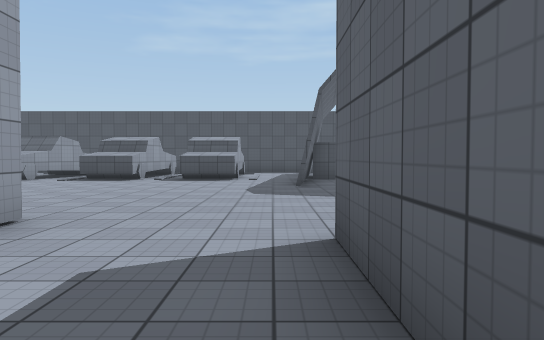
View 1 (above)

24 first-person views from a walk through a scene from a Unity 3-D project. The camera is 1.3 m above the floor, tilts 2° down and sees 70° across. The floor is counted in squares, 2 m on a side. Each view is taken from the middle of a square. On the plan, view 1 faces up. The plan holds only what a view shows up to about 11 squares ahead; the rest is blank. The place goes on beyond the plan. The player is left out. Surface patterns are stand-ins for the level's own textures.

View 2
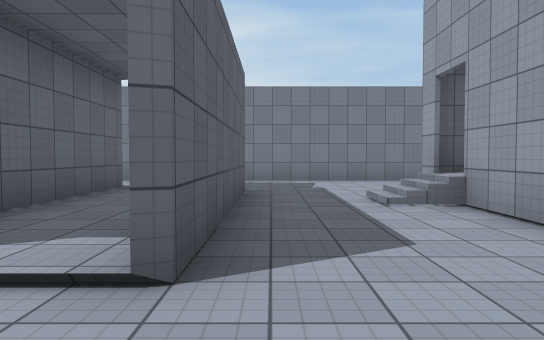

View 3
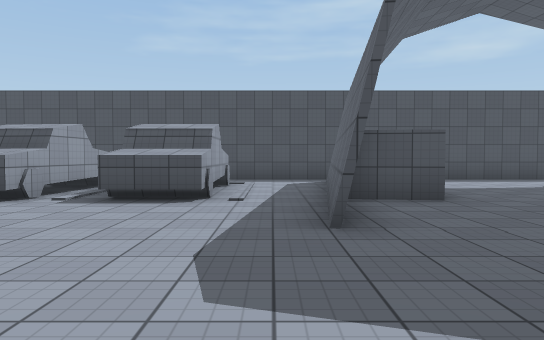

View 4
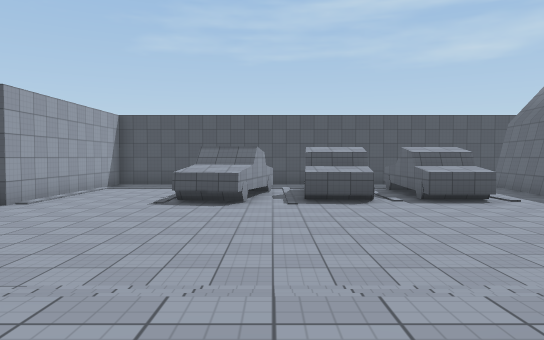

View 5
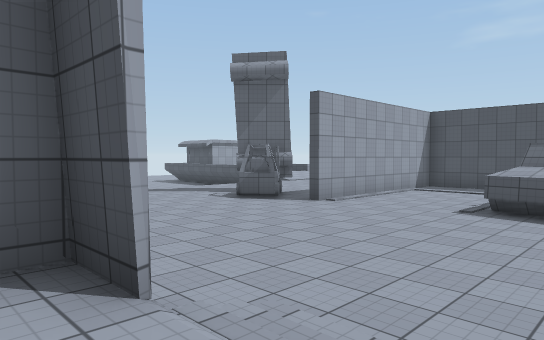

View 6
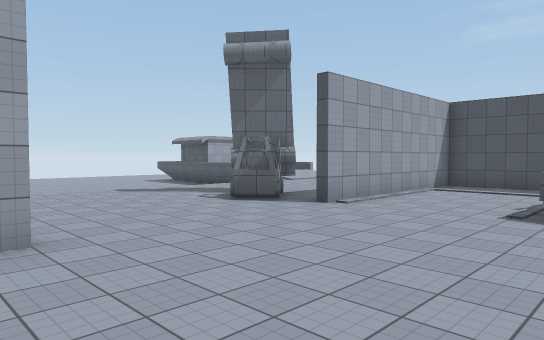

View 7
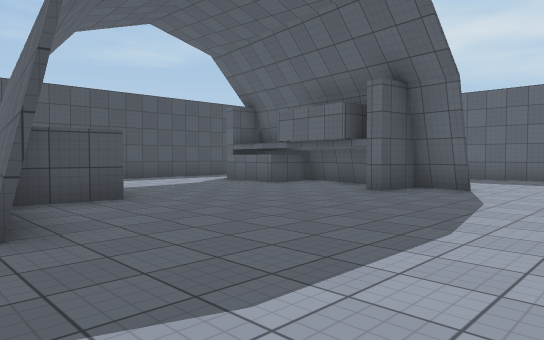

View 8
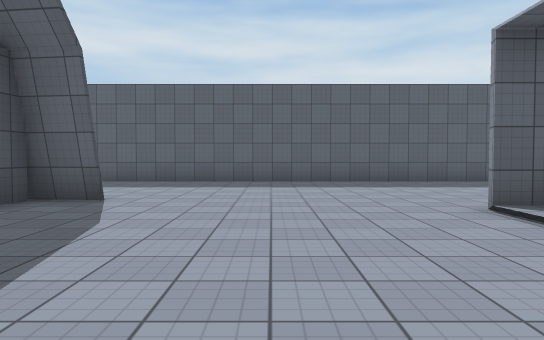

View 9
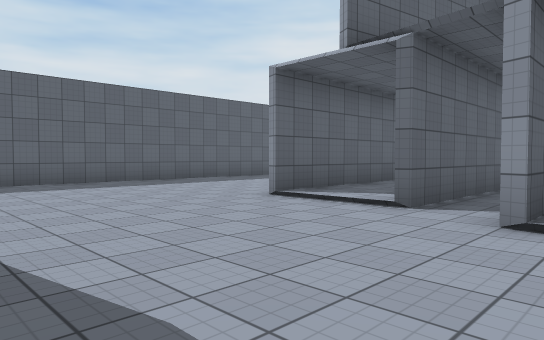

View 10
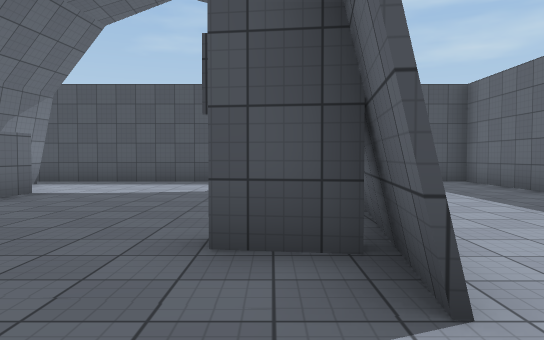

View 11
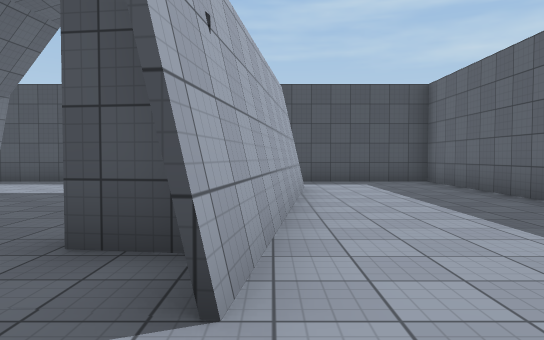

View 12
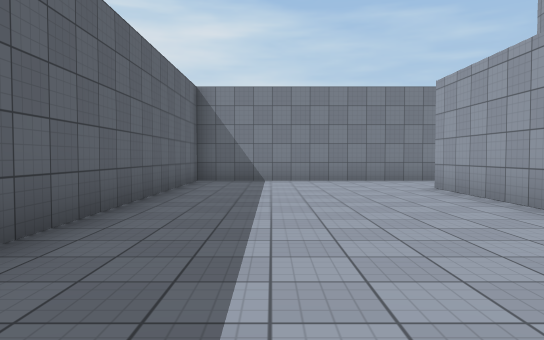

View 13
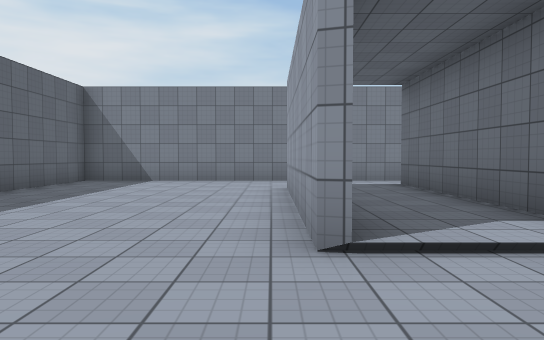

View 14
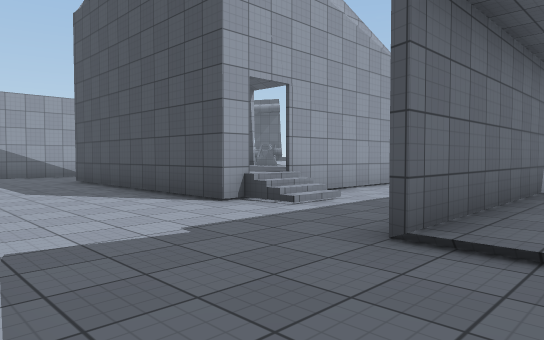

View 15
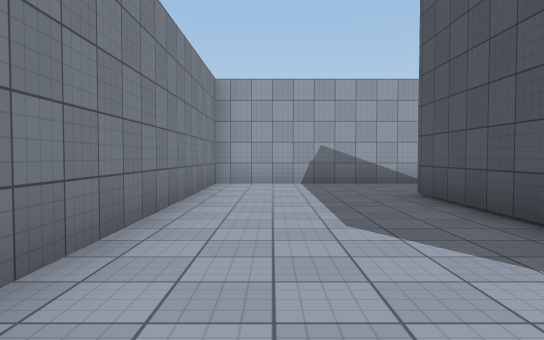

View 16
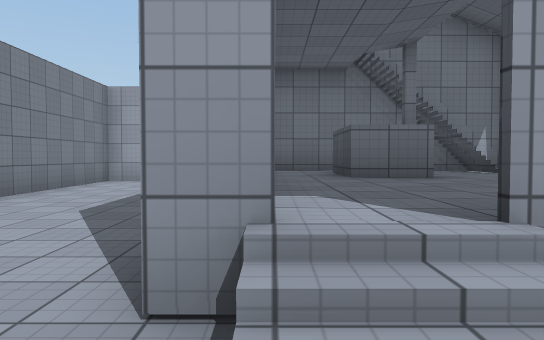

View 17
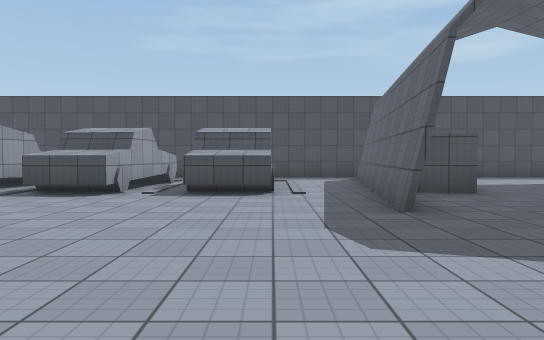

View 18
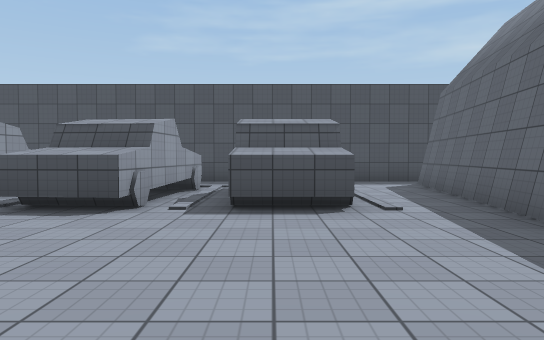

View 19
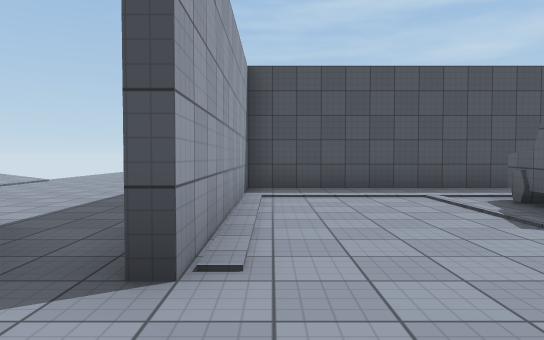

View 20
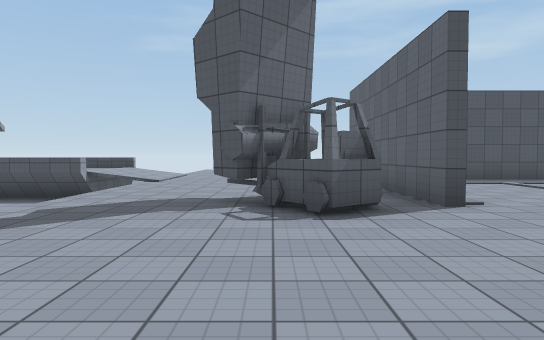

View 21
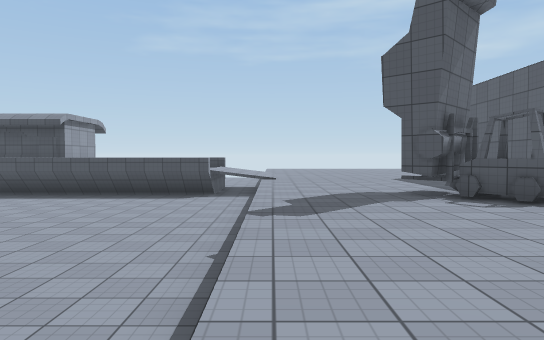

View 22
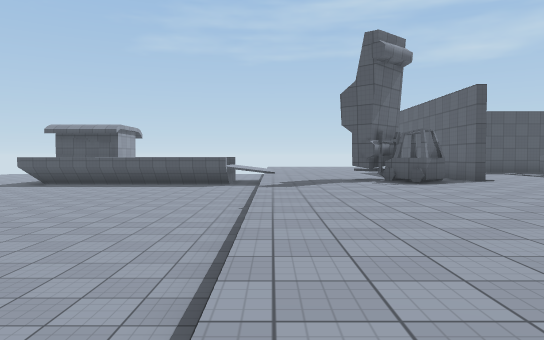

View 23
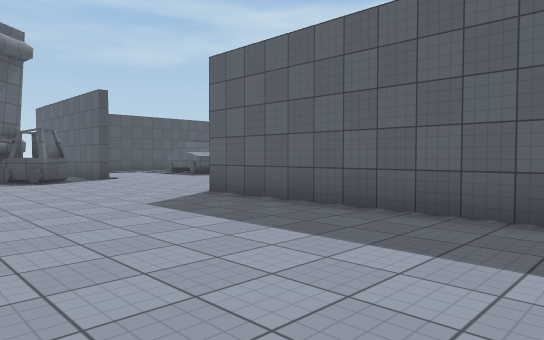

View 24
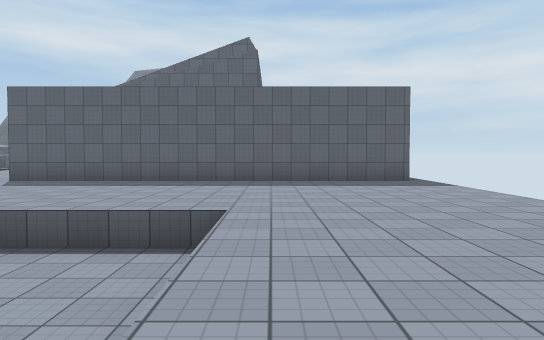

### Floor plan
Key: @ floor where view 1 was taken; # wall or solid block; x gap in a wall; . main floor; : floor 0.25 m higher than the main floor; + floor 0.5 m higher than the main floor; * floor 0.75 m higher than the main floor; / step, stairs or slope; = window, fence, low wall or low ledge; ^ raised ledge; v drop or lower ground; T thing the floor can be seen under or through; O other object.
Columns run from 24 left of view 1 to 12 right of it. Each row starts with its distance up from view 1.
 19        ...
 18        /..
 17        /..
 16      +//... #########################
 15 ^^^^^^v/....#.....  .. ..x..........#
 14 vvvvvvv.....#.....  ^. O.#......#...#
 13  vvvvvv.....#....#^ #.OO.##....##...#
 12  vvvvvv.....#....#.##.OO.##....##...#
 11 vvvvvvv...T.#...^#.^^.OO.##.... #...
 10 vvvvvvv...TTT...#^.......#..... #...
  9  vvvvvv..................#.....##...#
  8  vvvvvv.........................#...#
  7   vvvvv.............................#
  6    vvvv.............................#
  5    vvvv.....#.......................#
  4     vvv.....# .##/////..............#
  3      vv.....#  #/*** #...#/#........#
  2      vv.....#  # ***^#...#:##:#.....#
  1       v.....#  # ^^**#...#:##:#.....#
  0     vvv.....#  #*^^**#=.@#:##:#.....#
 -1    vvvv.....#..#*****#/..#:##:#.....#
 -2   ..........#..#######...#:##:#.....#
 -3    .........#..............  /#.....#
 -4     ........#.......................#
 -5       ......#.............. .......##
 -6          ...##############  ########

Positions as (right, up) in squares from view 1, and headings:
1: (0, 0), facing up
2: (0, 5), facing down
3: (0, 5), facing up
4: (-6, 2), facing up
5: (-6, 3), facing up-left
6: (-7, 4), facing up-left
7: (0, 5), facing up-right
8: (2, 5), facing right
9: (2, 7), facing down-right
10: (7, 6), facing up
11: (8, 6), facing up
12: (10, 5), facing down
13: (7, 5), facing down
14: (2, -5), facing up-left
15: (-2, -4), facing left
16: (-1, -1), facing left
17: (-1, 4), facing up
18: (-2, 6), facing up
19: (-11, 8), facing up
20: (-14, 5), facing up
21: (-17, 4), facing up
22: (-17, 0), facing up
23: (-16, -1), facing up-right
24: (-22, -2), facing right
